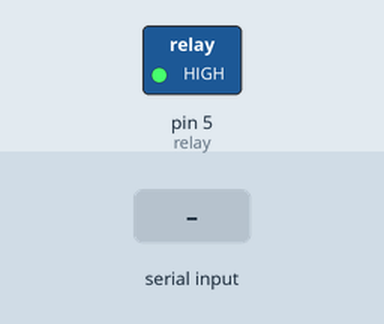
A sketch run on a simulated Arduino Uno, built with avr-gcc and run on an emulated ATmega328P. Shown: switched loads named in the sketch (green lamp = pin HIGH). The inputs (shaded band) are chosen by the test bench.

Above: at 1.2 s.
1.3 s: "1" received over the second serial link
At 1.9 s:
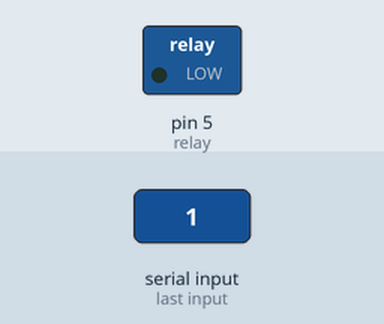
2.8 s: "0" received over the second serial link
At 4.2 s:
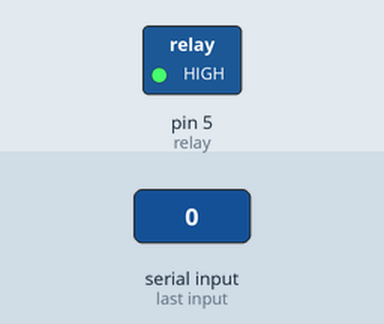
Timing chart, 0 to 5.8 s (numbered marks = the images above; inputs shaded):
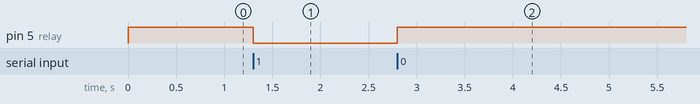

The sketch:

RELAY.ino
```cpp
#include <SoftwareSerial.h>
SoftwareSerial BTserial(3, 2); // rx-tx

int relay = 5;

char c=0; // container

void setup()
{
  BTserial.begin(9600);

  pinMode (relay, OUTPUT);
  digitalWrite(relay, HIGH);

}

void loop()
{


  if (BTserial.available())   // bluetooth code
    {
          c = BTserial.read();
          Serial.write(c);

         if (c == '1') // if container value is 1 then low
          {
            digitalWrite (relay,LOW);
          }

         if (c == '0') // if container value is 1 then high
          {
            digitalWrite (relay, HIGH);
          }

     }

}
```

Measured:
- after the input at 1.3 s, pin 5 (relay): HIGH → LOW at once
- after the input at 2.8 s, pin 5 (relay): LOW → HIGH at once
